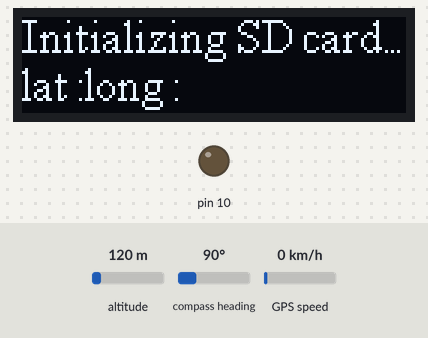
Bench run of a sketch on a simulated Arduino Uno, built with avr-gcc and run on an emulated ATmega328P. Shown: 128×32 one-colour display, output pins drawn as LEDs (lit = HIGH). The test bench sets the inputs (shaded band); at power-on: altitude 120 m, compass heading 90°, GPS speed 0 km/h. Storage starts empty; the GPS gets a fix after 3 s at 37.7749, -122.4194 with 8 satellites; what the sketch prints to the serial monitor is not drawn.

Above: at 0.1 s.
At 2.2 s:
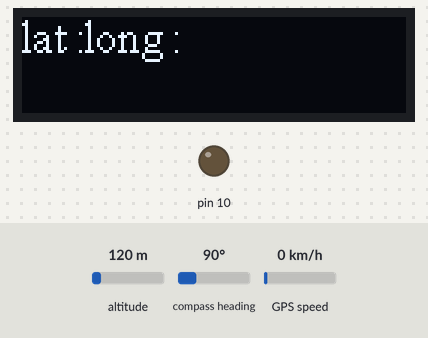
At 38.8 s:
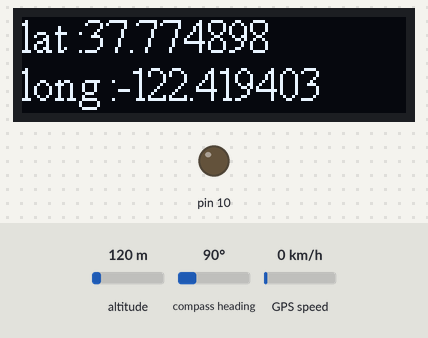

The sketch:

005_GPS_logger.ino
```cpp
#include <TinyGPS++.h>
#include <SoftwareSerial.h>
#include <Wire.h>
#include <SD.h>
#include "SSD1306Ascii.h"
#include "SSD1306AsciiAvrI2c.h"
#include <DS3232RTC.h>

/***********************************************************/

// GPS

static const int RXPin = 8, TXPin = 9;
static const uint32_t GPSBaud = 9600;

// The TinyGPS++ object
TinyGPSPlus gps;

// The serial connection to the GPS device
SoftwareSerial ss(RXPin, TXPin);

// SD
const int chipSelect = 10;
char filename[20] = "GPSlog.csv";

// LCD display
#define I2C_ADDRESS 0x3C
SSD1306AsciiAvrI2c oled;

/***********************************************************/

void setup()
{
  // setup LCD display

  oled.begin(&Adafruit128x32, I2C_ADDRESS);
  oled.setFont(TimesNewRoman16);

  uint32_t m = micros();

  // setup GPS
  Serial.begin(9600);
  ss.begin(GPSBaud);

  // setup SD card
  Serial.print("Initializing SD card...");
  oled.println("Initializing SD card...");
   pinMode(SS, OUTPUT);
  if (!SD.begin(chipSelect))
 {
    Serial.print("Card failed, or not present");
    oled.println("Card failed");
    // 失敗、何もしない
    while(1);
  }
  Serial.println(F("ok."));
  oled.println(F("ok."));

  File datafile;
  datafile = SD.open(filename, FILE_WRITE);
  datafile.print("latitude,");
  datafile.print("longitude");
  datafile.close();
}

/***********************************************************/


void loop()
{
  printInt(gps.satellites.value(), gps.satellites.isValid(), 5);
  oled.print("lat :");
  printFloat(gps.location.lat(), gps.location.isValid(), 11, 6);
  oled.print("long :");
  printFloat(gps.location.lng(), gps.location.isValid(), 12, 6);
  Serial.println();

  File datafile;
  datafile = SD.open(filename, FILE_WRITE);
  datafile.println();
  datafile.close();
  smartDelay(1000);

  oled.clear();

  if (millis() > 5000 && gps.charsProcessed() < 10)
    Serial.println(F("No GPS data received: check wiring"));


}

// This custom version of delay() ensures that the gps object
// is being "fed".

/***********************************************************/

static void smartDelay(unsigned long ms)
{
  unsigned long start = millis();
  do
  {
    while (ss.available())
      gps.encode(ss.read());
  } while (millis() - start < ms);
}

/***********************************************************/

static void printFloat(float val, bool valid, int len, int prec)
{
  if (!valid)
  {
    while (len-- > 1)
      Serial.print('*');
    Serial.print(' ');
  }
  else
  {
    File datafile;
    datafile = SD.open(filename, FILE_WRITE);

    Serial.print(val, prec);

    datafile.print(val, prec);

    oled.print(val,prec);
    oled.println();

    int vi = abs((int)val);
    int flen = prec + (val < 0.0 ? 2 : 1); // . and -
    flen += vi >= 1000 ? 4 : vi >= 100 ? 3 : vi >= 10 ? 2 : 1;
    for (int i=flen; i<len; ++i)
      Serial.print(' ');
      datafile.print(',');
      datafile.print('\t');
    datafile.close();
  }
  smartDelay(0);
}

/***********************************************************/

static void printInt(unsigned long val, bool valid, int len)
{
  char sz[32] = "*****************";
  if (valid)
    sprintf(sz, "%ld", val);
  sz[len] = 0;
  for (int i=strlen(sz); i<len; ++i)
    sz[i] = ' ';
  if (len > 0)
    sz[len-1] = ' ';
  Serial.print(sz);
  smartDelay(0);
}

/***********************************************************/
```

Measured:
- what the display in image 1 shows lasts 1.0 s, from 2.2 s to 3.2 s
